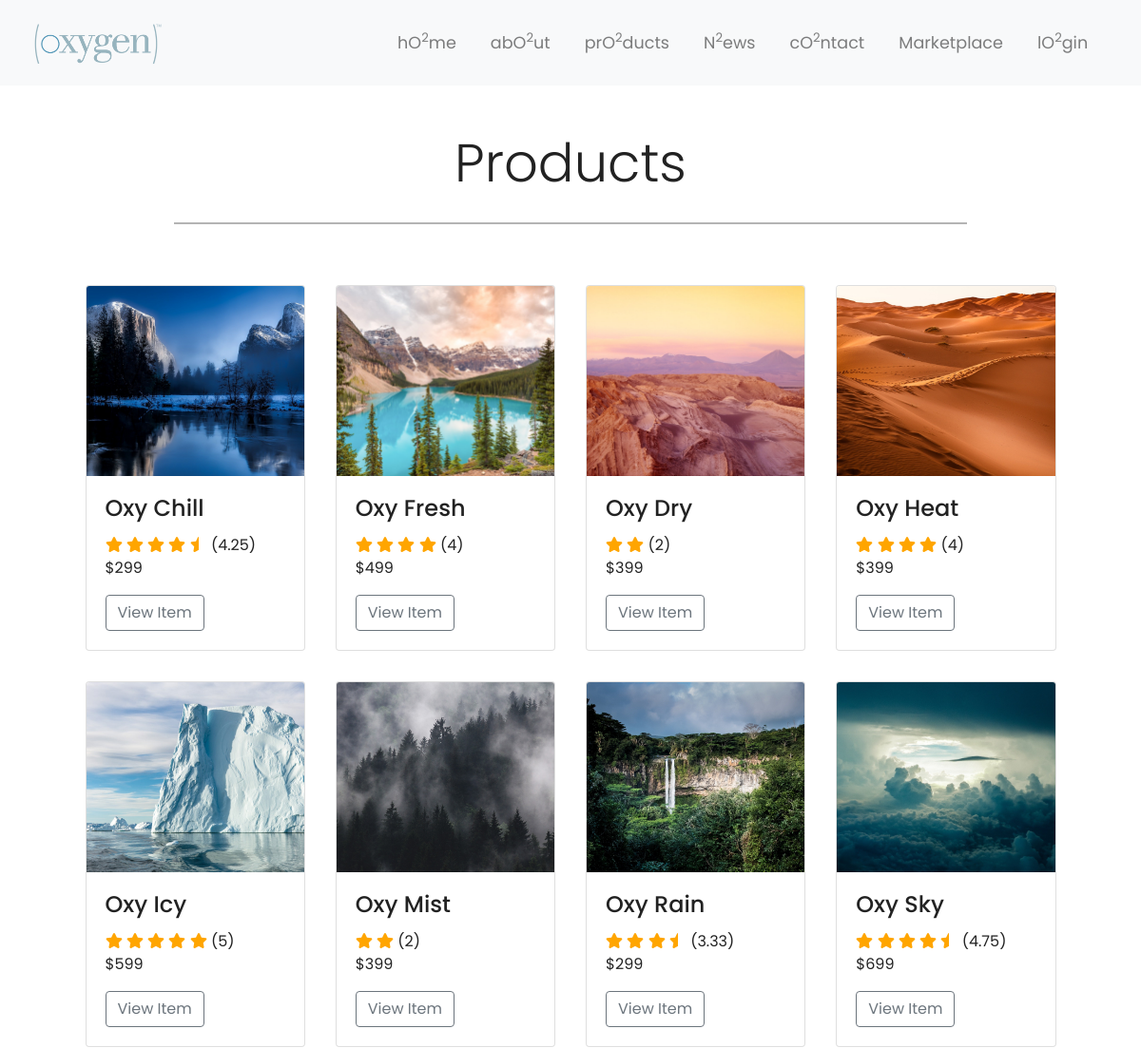
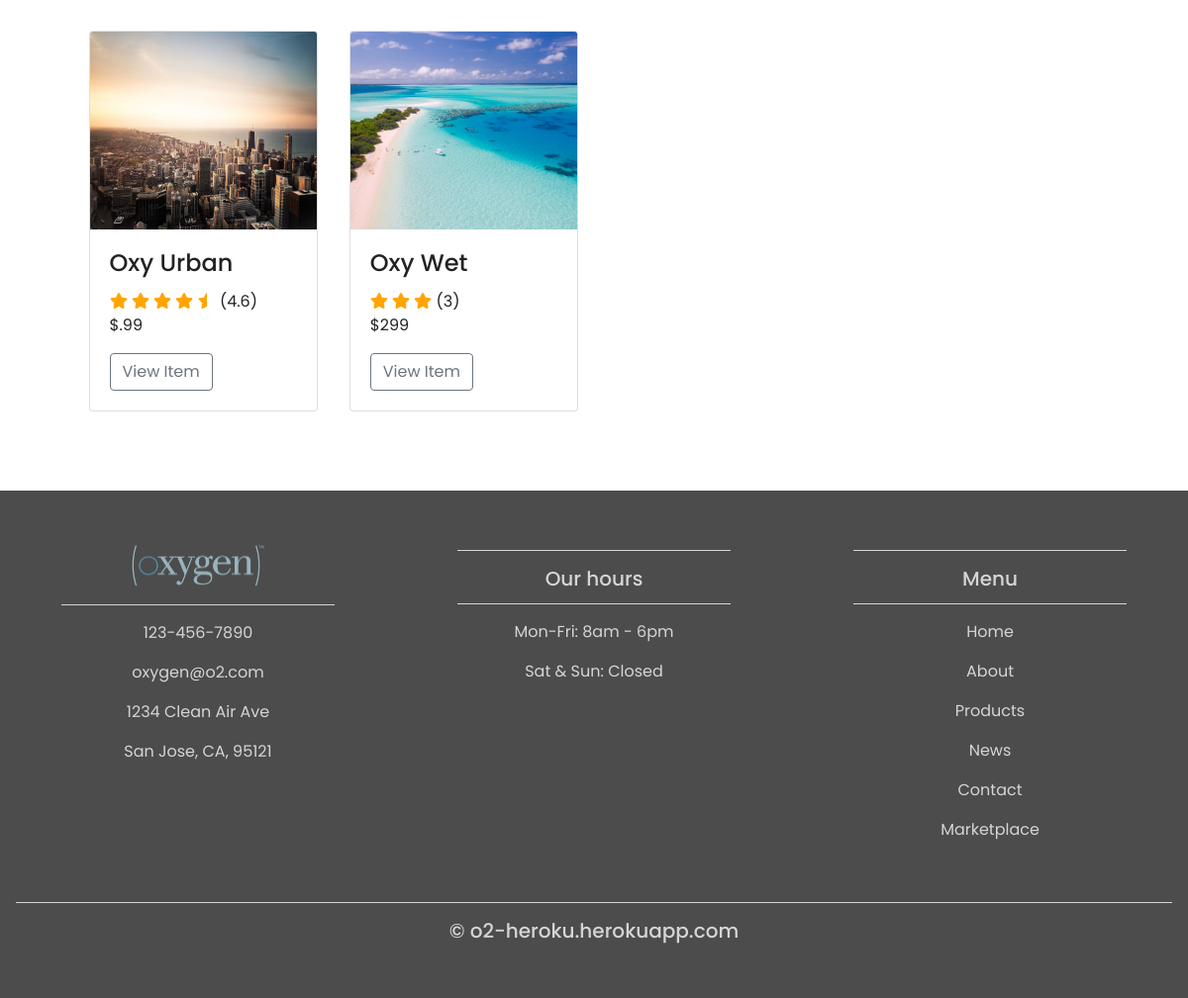
The app's page /productsPage.php with its own data (2 pictures, top to bottom).
### tables this page shows
CREATE TABLE `products` (
  `product_id` int(11) NOT NULL,
  `name` varchar(50) NOT NULL,
  `image` varchar(100) NOT NULL,
  `description` text NOT NULL,
  `pricing` varchar(10) NOT NULL,
  `product_rating` double DEFAULT NULL,
  `view_count` int(11) NOT NULL
);

### productsPage.php (the view, shortened to what this page needs)
<!DOCTYPE html>
<html lang="en">
<head>
    <link rel="stylesheet" href="https://maxcdn.bootstrapcdn.com/bootstrap/4.0.0/css/bootstrap.min.css">
    <link rel="stylesheet" href="./css/style.css" />
</head>
<body>
    <?php include('navComponent.php') ?>
    <div class="container-fluid padding">
        <div class="row welcome text-center">
            <div class="col-12">
                <h1 class="display-4">Products</h1>
            </div>
            <hr>
        </div>
    </div>
    <div class="container-fluid padding">
        <div class="row product-list padding">
            <?php
            include("dbconfig.php");
            include("starsComponent.php");
            $sql = "SELECT * FROM products";
            $query = mysqli_query($conn, $sql);
            while ($row = mysqli_fetch_assoc($query)) {
                echo '<div class="col-sm-6 col-md-4 col-lg-3">
                        <div class="card">
                          <img class="card-img-top" src="/img/' . $row["image"] . '">
                          <div class="card-body">
                            <h4 class="card-title">' . $row["name"] . ' </h4>' ?>
                <?php displayStars($row['product_rating']) ?>
            <?php echo '(' . $row["product_rating"] . ')' . '<p class="card-text">$' . $row["pricing"] . '</p>
                            <a href="detailPage.php?value=' . $row["product_id"] . '" class="btn btn-outline-secondary">View Item</a>
                          </div>
                        </div>
                      </div>';
            }
            ?>
        </div>
    </div>
    <?php include('footerComponent.php'); ?>
</body>
</html>

### starsComponent.php
<?php
function displayStars($productRating)
{
    if ($productRating == NULL) {
        $starNumber = 0;
    } else {
        $starNumber = $productRating;
    }
    for ($x = 0; $x < 5; $x++) {
        if (floor($starNumber) - $x >= 1) {
            echo '<span style="color: orange;">
                    <i class="fa fa-star"></i>
                    </span>';
        } elseif ($starNumber - $x > 0) {
            echo '<span style="color: orange;">
                <i class="fas fa-star-half"></i>
                </span>';
        } else {
            echo " ";
        }
    }
}

### css/style.css (style rules this page uses)
html, body { height: 100%; width: 100%; font-family: "Poppins", sans-serif; color: #222; }
.padding { padding-bottom: 2rem; }
.welcome { width: 75%; margin: 0 auto; padding-top: 2rem; }
.welcome hr { border-top: 2px solid #b4b4b4; width: 95%; margin-top: 0.3rem; margin-bottom: 1rem; }
.card-img-top { width: 100% !important; height: 200px !important; object-fit: cover; }
.product-list { width: 90%; margin: 0 auto; }
[class*="col-"] { padding: 1rem; }

### records on screen
products: image (picture), name "Oxy Chill", product_rating "4.25", pricing "299", $row["product_id"] 1 (drawn)
products: image (picture), name "Oxy Fresh", product_rating "4", pricing "499", $row["product_id"] 2 (drawn)
products: image (picture), name "Oxy Dry", product_rating "2", pricing "399", $row["product_id"] 3 (drawn)
products: image (picture), name "Oxy Heat", product_rating "4", pricing "399"
products: image (picture), name "Oxy Icy", product_rating "5", pricing "599"
products: image (picture), name "Oxy Mist", product_rating "2", pricing "399", $row["product_id"] 6 (drawn)
products: image (picture), name "Oxy Rain", product_rating "3.33", pricing "299", $row["product_id"] 7 (drawn)
products: image (picture), name "Oxy Sky", product_rating "4.75", pricing "699", $row["product_id"] 8 (drawn)
products: image (picture), name "Oxy Urban", product_rating "4.6", pricing ".99", $row["product_id"] 9 (drawn)
products: image (picture), name "Oxy Wet", product_rating "3", pricing "299", $row["product_id"] 10 (drawn)

### other values on screen
$phone "123-456-7890"
$email "oxygen@o2.com"
$street "1234 Clean Air Ave"
$city "San Jose"
$state "CA"
$zip "95121"
